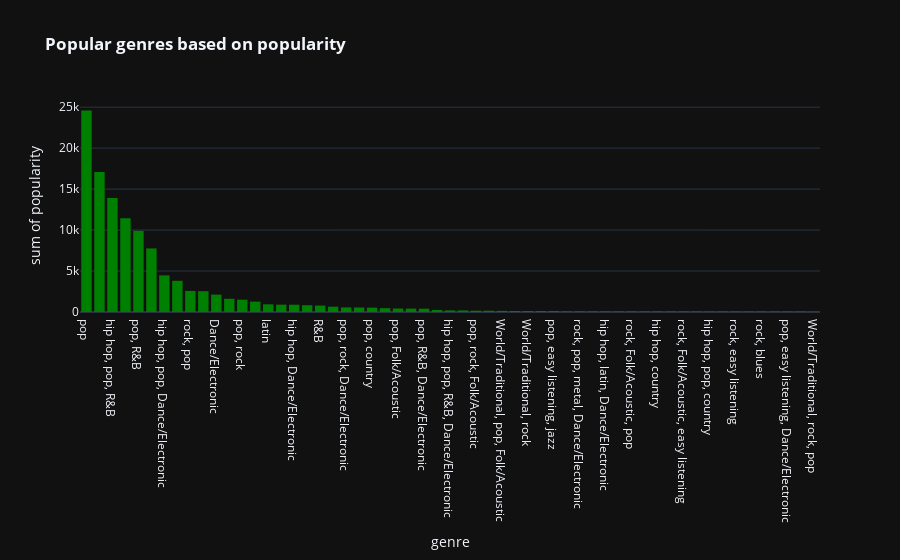

The code cell stored with this chart in its notebook:
### Code cell
# popular genres based on popularity
fig = px.histogram(df.groupby('genre', as_index=False).sum().sort_values(by='popularity', ascending=False),
                   x='genre', y='popularity', color_discrete_sequence=['green'], template='plotly_dark',
                   title='<b>Popular genres based on popularity</b>')
fig.update_layout()

### Figure 1 — Plotly figure (JSON) as saved in the notebook; plotly's stock layout.template omitted (floating-point values rounded to 4 significant figures)
{"data": [{"alignmentgroup": "True", "bingroup": "x", "histfunc": "sum", "hovertemplate": "genre=%{x}<br>sum of popularity=%{y}<extra></extra>", "legendgroup": "", "marker": {"color": "green", "pattern": {"shape": ""}}, "name": "", "offsetgroup": "", "orientation": "v", "showlegend": false, "x": ["pop", "hip hop, pop", "hip hop, pop, R&B", "pop, Dance/Electronic", "pop, R&B", "hip hop", "hip hop, pop, Dance/Electronic", "rock", "rock, pop", "rock, metal", "Dance/Electronic", "pop, latin", "pop, rock", "set()", "latin", "hip hop, pop, latin", "hip hop, Dance/Electronic", "pop, rock, metal", "R&B", "metal", "pop, rock, Dance/Electronic", "hip hop, pop, rock", "pop, country", "country", "pop, Folk/Acoustic", "rock, pop, Dance/Electronic", "pop, R&B, Dance/Electronic", "rock, pop, metal", "hip hop, pop, R&B, Dance/Electronic", "hip hop, R&B", "pop, rock, Folk/Acoustic", "Folk/Acoustic, pop", "World/Traditional, pop, Folk/Acoustic", "rock, blues, latin", "World/Traditional, rock", "World/Traditional, hip hop", "pop, easy listening, jazz", "hip hop, pop, R&B, latin", "rock, pop, metal, Dance/Electronic", "hip hop, rock, pop", "hip hop, latin, Dance/Electronic", "easy listening", "rock, Folk/Acoustic, pop", "World/Traditional, Folk/Acoustic", "hip hop, country", "Folk/Acoustic, rock, pop", "rock, Folk/Acoustic, easy listening", "rock, classical", "hip hop, pop, country", "World/Traditional, pop", "rock, easy listening", "pop, R&B, easy listening", "rock, blues", "rock, R&B, Folk/Acoustic, pop", "pop, easy listening, Dance/Electronic", "rock, Dance/Electronic", "World/Traditional, rock, pop", "Folk/Acoustic, rock", "country, latin"], "xaxis": "x", "y": [24580, 17100, 13926, 11448, 9900, 7757, 4466, 3805, 2574, 2539, 2122, 1613, 1500, 1264, 936, 893, 889, 826, 786, 648, 559, 550, 527, 466, 424, 411, 404, 242, 193, 191, 158, 156, 135, 123, 120, 118, 115, 77, 76, 75, 72, 72, 71, 69, 69, 68, 65, 63, 62, 61, 60, 60, 59, 58, 58, 54, 35, 0, 0], "yaxis": "y", "type": "histogram"}], "layout": {"xaxis": {"anchor": "y", "domain": [0.0, 1.0], "title": {"text": "genre"}}, "yaxis": {"anchor": "x", "domain": [0.0, 1.0], "title": {"text": "sum of popularity"}}, "legend": {"tracegroupgap": 0}, "title": {"text": "<b>Popular genres based on popularity</b>"}, "barmode": "relative"}}
